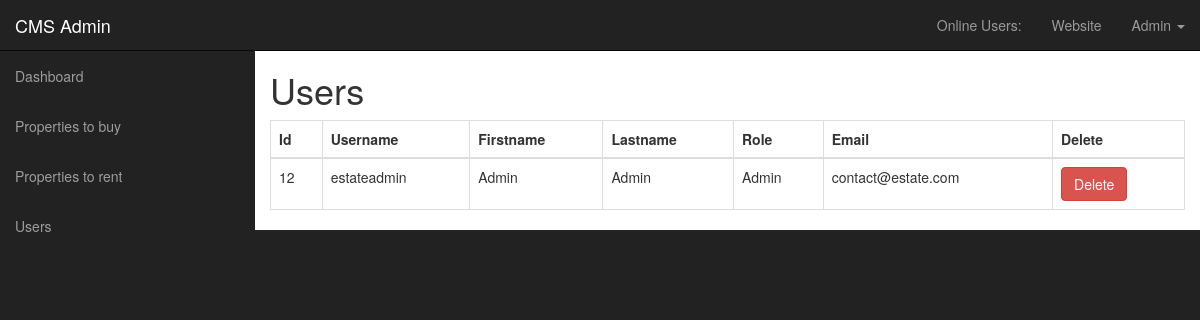
The page /admin/user.php (signed in) on the database its author committed.
### tables this page shows
CREATE TABLE `users` (
  `id` int(5) NOT NULL,
  `username` varchar(255) NOT NULL,
  `password` varchar(255) NOT NULL,
  `firstname` varchar(255) NOT NULL,
  `lastname` varchar(255) NOT NULL,
  `email` varchar(255) NOT NULL,
  `user_role` varchar(255) NOT NULL,
  `company_name` varchar(255) NOT NULL,
  `token` varchar(255) NOT NULL,
  `verify` varchar(255) NOT NULL
);

### admin/user.php (the view, shortened to what this page needs)
<?php include("include/admin-header.php");?>
    <div class="wrapper">
        <?php include("include/navigation.php");?>
        <div class="main-content">
          <div class="container-fluid">
            <div class="row">
              <div class="col-xs-12">
                <h1>Users</h1>
                <table class="table table-bordered">
                  <thead>
                    <tr>
                      <th>Id</th>
                      <th>Username</th>
                      <th>Firstname</th>
                      <th>Lastname</th>
                      <th>Role</th>
                      <th>Email</th>
                      <th>Delete</th>
                    </tr>
                  </thead>
                  <tbody>
                    <?php
                      $query = "SELECT * FROM users";
                      $result = mysqli_query($connection, $query);
                      while ($row = mysqli_fetch_assoc($result)) {
                      echo "<tr>" ;
                      echo "<td>{$row['id']}</td>";
                      echo "<td>{$row['username']}</td>";
                      echo "<td>{$row['firstname']}</td>";
                      echo "<td>{$row['lastname']}</td>";
                      echo "<td>{$row['user_role']}</td>";
                      echo "<td>{$row['email']}</td>";
                      echo "<td><a rel='{$row['id']}' class='btn btn-danger delete-link' href='javascript: void(0)'>Delete</a></td>";
                      echo "</tr>";
                      }
                     ?>
                  </tbody>
                </table>
              </div>
            </div>
          </div>
        </div>
    </div>
<?php include("include/admin-footer.php");?>

### admin/css/style.css (style rules this page uses)
body { background-color: #222; }
.wrapper { margin-top: 100px; }
@media (min-width:768px) { .main-content { margin-left: 255px; } }
@media (min-width:768px) { .wrapper { margin-top: 50px; } }
.main-content { background-color: #fff; }

### rows shown on the page
users: id "12", username "estateadmin", firstname "Admin", lastname "Admin", user_role "Admin", email "contact@estate.com"

### other values the page prints
$_SESSION['firstname'] "Admin"
